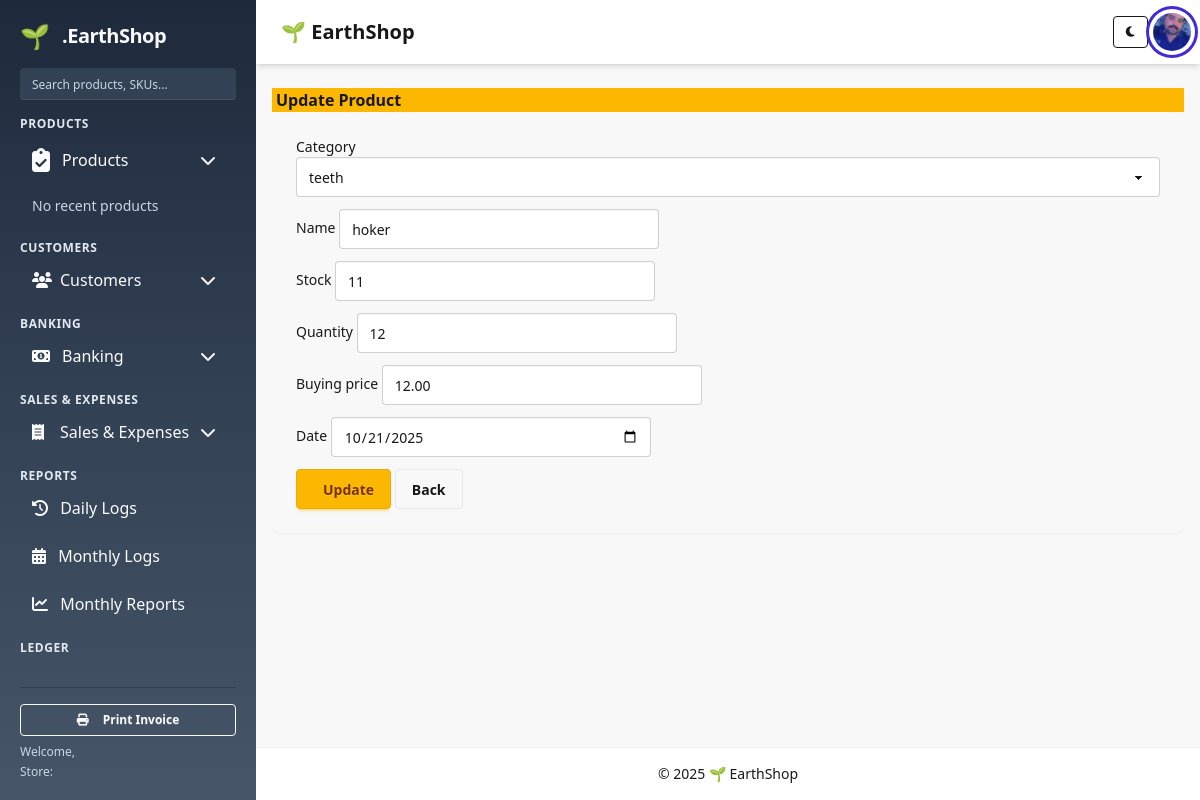
The page /products/update/2/ on the database its author committed.
### products/models.py (models this page shows, shortened)
class Product(models.Model):
    category = models.ForeignKey(Category, on_delete=models.CASCADE)
    name = models.CharField(max_length=200)
    stock = models.IntegerField(default=0)
    quantity = models.IntegerField(default=0)
    buying_price = models.DecimalField(max_digits=10, decimal_places=2)
    date = models.DateField(default=timezone.now, null=True, blank=True)

### products/views.py (the view)
# urls.py: path('update/<int:pk>/', views.update_product, name='update_product'),
def update_product(request, pk):
    product = get_object_or_404(Product, pk=pk)
    if request.method == "POST":
        form = ProductForm(request.POST, instance=product)
        if form.is_valid():
            form.save()
            return redirect('products:product_list')
    else:
        form = ProductForm(instance=product)
    return render(request, 'products/update_product.html', {'form': form})

### products/forms.py
class ProductForm(forms.ModelForm):
    class Meta:
        model = Product
        fields = [
            'category', 'name', 'stock', 'quantity',
            'buying_price',  'date'
        ]
        widgets = {
            'category': forms.Select(attrs={'class': 'select select-bordered w-full'}),
            'name': forms.TextInput(attrs={'class': 'input input-bordered', 'placeholder': 'Product name'}),
            'stock': forms.NumberInput(attrs={'class': 'input input-bordered', 'min': '0'}),
            'quantity': forms.NumberInput(attrs={'class': 'input input-bordered', 'min': '0'}),
            'buying_price': forms.NumberInput(attrs={'class': 'input input-bordered', 'step': '0.01', 'min': '0'}),
            'date': forms.DateInput(attrs={'type': 'date', 'class': 'input input-bordered'}),
        }

### products/models.py (called while the page is built)
    def __str__(self):
        return self.name

### templates/products/update_product.html (shortened to what this page needs)
{% extends "base.html" %}
{% block content %}
<div class="card shadow-sm">
  <div class="card-header bg-warning">
    <strong> Update Product</strong>
  </div>
  <div class="card-body">
    <form method="post" enctype="multipart/form-data">
      {% for field in form %}
        <div class="mb-3">
          <label class="form-label">{{ field.label }}</label>
          {{ field }}
        </div>
      {% endfor %}
      <div class="d-flex gap-2">
        <button class="btn btn-warning" type="submit"> Update</button>
        <a class="btn btn-outline-secondary" href="{% url 'products:list' %}">Back</a>
      </div>
    </form>
  </div>
</div>
{% endblock %}

### rows shown on the page
Product: form "teeth" "hoker" "11" "12" "12.00" "10/21/2025"

### other values the page prints
{{ field.label }} "Category" "Name" "Stock" "Quantity" "Buying price" "Date"
{{ year|default:2025 }} "2025"
